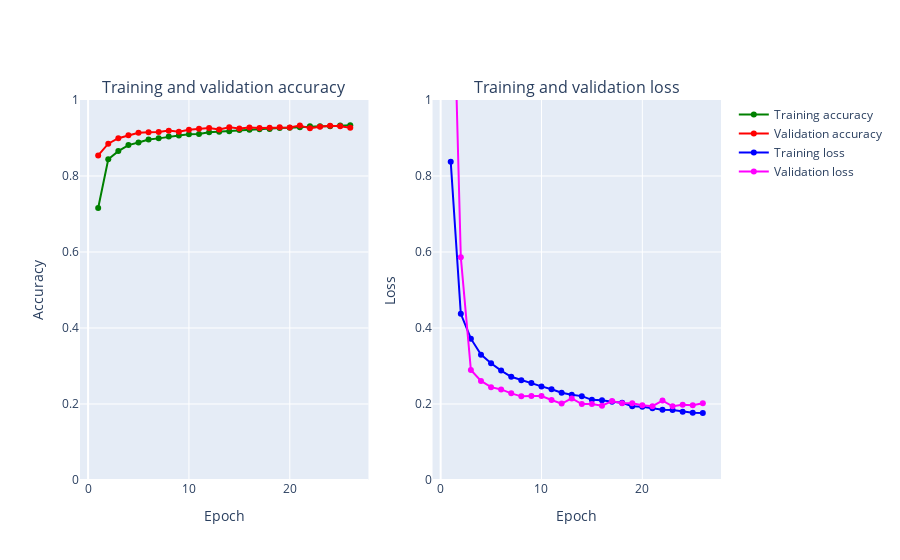

Notebook source saved alongside this figure:
### Code cell
plot_accuracy_and_loss(model_2_data_augmented)

### Figure 1 — Plotly figure (JSON) as saved in the notebook; plotly's stock layout.template omitted (floating-point values rounded to 4 significant figures)
{"data": [{"marker": {"color": "Green"}, "mode": "markers+lines", "name": "Training accuracy", "text": ["1", "2", "3", "4", "5", "6", "7", "8", "9", "10", "11", "12", "13", "14", "15", "16", "17", "18", "19", "20", "21", "22", "23", "24", "25", "26"], "type": "scatter", "x": [1, 2, 3, 4, 5, 6, 7, 8, 9, 10, 11, 12, 13, 14, 15, 16, 17, 18, 19, 20, 21, 22, 23, 24, 25, 26], "xaxis": "x", "y": [0.7157, 0.8439, 0.8655, 0.8813, 0.8882, 0.896, 0.899, 0.9037, 0.9064, 0.9099, 0.9106, 0.9148, 0.9165, 0.9175, 0.9209, 0.9219, 0.923, 0.924, 0.9262, 0.927, 0.9282, 0.9311, 0.9306, 0.9311, 0.9326, 0.9337], "yaxis": "y"}, {"marker": {"color": "Red"}, "mode": "markers+lines", "name": "Validation accuracy", "text": ["1", "2", "3", "4", "5", "6", "7", "8", "9", "10", "11", "12", "13", "14", "15", "16", "17", "18", "19", "20", "21", "22", "23", "24", "25", "26"], "type": "scatter", "x": [1, 2, 3, 4, 5, 6, 7, 8, 9, 10, 11, 12, 13, 14, 15, 16, 17, 18, 19, 20, 21, 22, 23, 24, 25, 26], "xaxis": "x", "y": [0.8542, 0.885, 0.8994, 0.9072, 0.9138, 0.9154, 0.9158, 0.9194, 0.9164, 0.9218, 0.9242, 0.9264, 0.9226, 0.9282, 0.9252, 0.9276, 0.9266, 0.9268, 0.9286, 0.9276, 0.933, 0.9254, 0.9298, 0.932, 0.9312, 0.927], "yaxis": "y"}, {"marker": {"color": "Blue"}, "mode": "markers+lines", "name": "Training loss", "text": ["1", "2", "3", "4", "5", "6", "7", "8", "9", "10", "11", "12", "13", "14", "15", "16", "17", "18", "19", "20", "21", "22", "23", "24", "25", "26"], "type": "scatter", "x": [1, 2, 3, 4, 5, 6, 7, 8, 9, 10, 11, 12, 13, 14, 15, 16, 17, 18, 19, 20, 21, 22, 23, 24, 25, 26], "xaxis": "x2", "y": [0.8377, 0.4373, 0.372, 0.3299, 0.3073, 0.2879, 0.2716, 0.2627, 0.2556, 0.2463, 0.2387, 0.2295, 0.2244, 0.2207, 0.211, 0.2099, 0.2059, 0.2033, 0.1943, 0.1928, 0.1889, 0.1852, 0.1843, 0.1798, 0.1772, 0.1762], "yaxis": "y2"}, {"marker": {"color": "Magenta"}, "mode": "markers+lines", "name": "Validation loss", "text": ["1", "2", "3", "4", "5", "6", "7", "8", "9", "10", "11", "12", "13", "14", "15", "16", "17", "18", "19", "20", "21", "22", "23", "24", "25", "26"], "type": "scatter", "x": [1, 2, 3, 4, 5, 6, 7, 8, 9, 10, 11, 12, 13, 14, 15, 16, 17, 18, 19, 20, 21, 22, 23, 24, 25, 26], "xaxis": "x2", "y": [1.589, 0.5865, 0.2895, 0.2607, 0.2444, 0.2384, 0.228, 0.2201, 0.2209, 0.2207, 0.2105, 0.2011, 0.2148, 0.1999, 0.2002, 0.1954, 0.2076, 0.2022, 0.2017, 0.1968, 0.1942, 0.209, 0.194, 0.198, 0.197, 0.2022], "yaxis": "y2"}], "layout": {"annotations": [{"font": {"size": 16}, "showarrow": false, "text": "Training and validation accuracy", "x": 0.225, "xanchor": "center", "xref": "paper", "y": 1, "yanchor": "bottom", "yref": "paper"}, {"font": {"size": 16}, "showarrow": false, "text": "Training and validation loss", "x": 0.775, "xanchor": "center", "xref": "paper", "y": 1, "yanchor": "bottom", "yref": "paper"}], "xaxis": {"anchor": "y", "domain": [0, 0.45], "title": {"text": "Epoch"}}, "xaxis2": {"anchor": "y2", "domain": [0.55, 1], "title": {"text": "Epoch"}}, "yaxis": {"anchor": "x", "domain": [0, 1], "range": [0, 1], "title": {"text": "Accuracy"}}, "yaxis2": {"anchor": "x2", "domain": [0, 1], "range": [0, 1], "title": {"text": "Loss"}}}}
